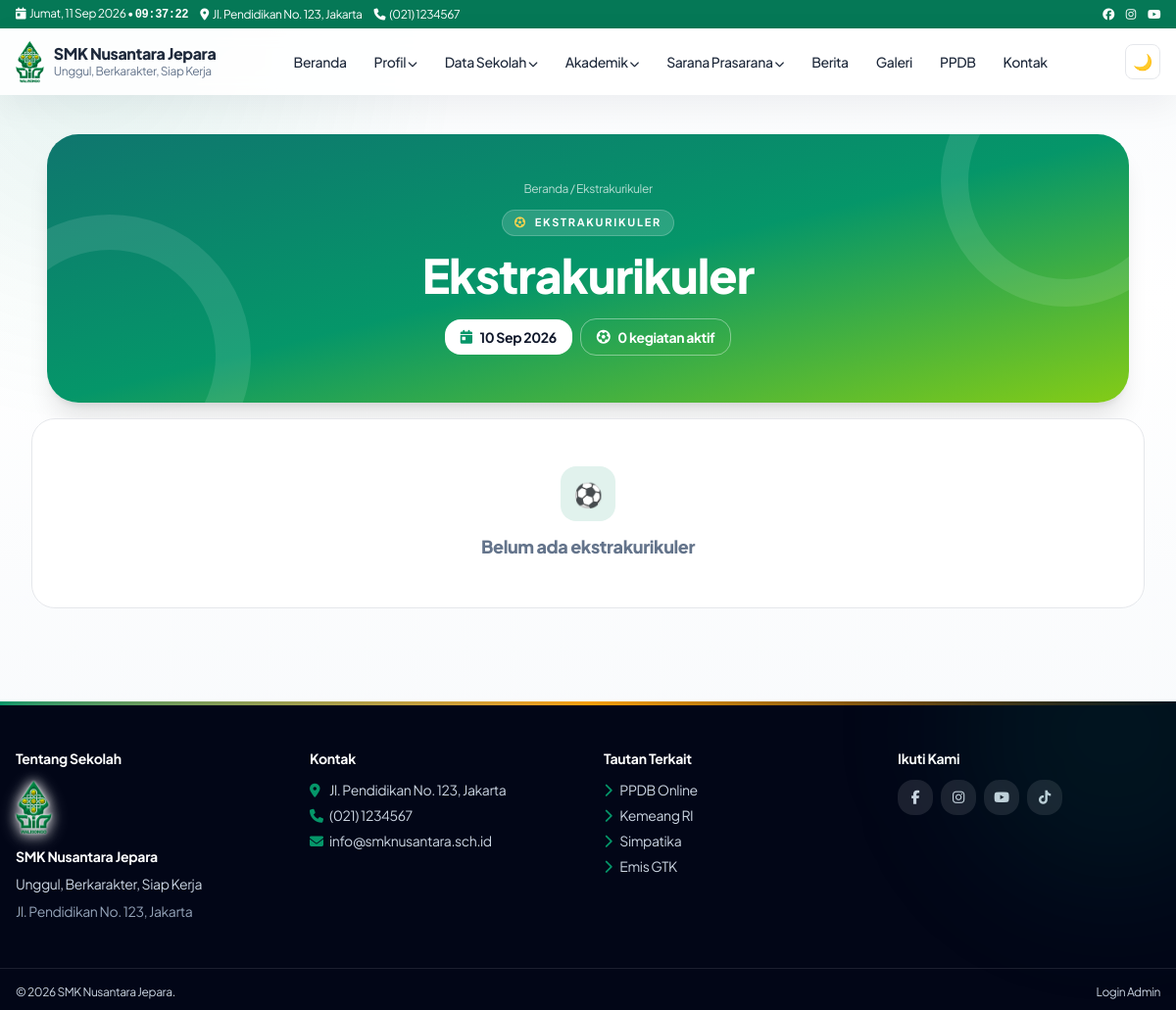
The page /ekstrakurikuler on the database its author committed.
### tables this page shows
CREATE TABLE IF NOT EXISTS settings (
  id INT UNSIGNED AUTO_INCREMENT PRIMARY KEY,
  `key` VARCHAR(100) NOT NULL UNIQUE,
  `value` TEXT DEFAULT NULL,
  updated_at TIMESTAMP DEFAULT CURRENT_TIMESTAMP ON UPDATE CURRENT_TIMESTAMP
);

CREATE TABLE IF NOT EXISTS menu_items (
  id INT UNSIGNED AUTO_INCREMENT PRIMARY KEY,
  menu_id INT UNSIGNED NOT NULL,
  parent_id INT UNSIGNED DEFAULT NULL,
  label VARCHAR(150) NOT NULL,
  url VARCHAR(500) NOT NULL,
  target VARCHAR(20) DEFAULT '_self',
  sort_order INT DEFAULT 0,
  is_active TINYINT(1) DEFAULT 1,
  kind VARCHAR(20) NOT NULL DEFAULT 'link',
  mega_id INT UNSIGNED DEFAULT NULL,
  INDEX idx_menu_parent (menu_id, parent_id, sort_order),
  CONSTRAINT fk_mi_menu FOREIGN KEY (menu_id) REFERENCES menus(id) ON DELETE CASCADE,
  CONSTRAINT fk_mi_parent FOREIGN KEY (parent_id) REFERENCES menu_items(id) ON DELETE CASCADE
);

CREATE TABLE IF NOT EXISTS widgets (
  id INT UNSIGNED AUTO_INCREMENT PRIMARY KEY,
  area VARCHAR(60) NOT NULL,
  type VARCHAR(60) NOT NULL,
  title VARCHAR(150) DEFAULT NULL,
  content MEDIUMTEXT DEFAULT NULL,
  animation VARCHAR(30) NOT NULL DEFAULT 'zoom',
  sort_order INT DEFAULT 0,
  is_active TINYINT(1) DEFAULT 1,
  INDEX idx_area (area, is_active, sort_order)
);

### core/Router.php (called while the page is built, shortened)
<?php
final class Router {
 public static function dispatch(): void {
  require ROOT . '/pages/router.php';
 }
}

### index.php (called while the page is built, shortened)
<?php
require __DIR__ . '/config/database.php';
Router::dispatch();

### core/Database.php (called while the page is built, shortened)
<?php
final class Database {
    private static ?PDO $pdo = null;
    public static function conn(): PDO {
        if (self::$pdo) return self::$pdo;
        $c = require dirname(__DIR__) . '/config/database.php';
        $dsn = "mysql:host={$c['host']};dbname={$c['name']};charset={$c['charset']}";
        self::$pdo = new PDO($dsn, $c['user'], $c['pass'], [
            PDO::ATTR_ERRMODE => PDO::ERRMODE_EXCEPTION,
            PDO::ATTR_DEFAULT_FETCH_MODE => PDO::FETCH_ASSOC,
            PDO::ATTR_EMULATE_PREPARES => false,
        ]);
        return self::$pdo;
    }
    public static function setting(string $key, string $def = ''): string {
        try {
            $s = self::conn()->prepare('SELECT `value` FROM settings WHERE `key`=?');
            $s->execute([$key]);
            return (string)($s->fetchColumn() ?? $def);
        } catch (Throwable) { return $def; }
    }
}

### core/Helper.php (called while the page is built, shortened)
<?php
final class Helper {
    public static function e(?string $v): string { return htmlspecialchars((string)$v, ENT_QUOTES, 'UTF-8'); }
    public static function url(string $p = ''): string { return rtrim(BASE_URL, '/') . '/' . ltrim($p, '/'); }
    public static function menuUrl(string $u): array {
        $u = trim($u);
        if ($u === '' || $u === '#') return ['#', '_self'];
        $low = strtolower($u);
        if (str_starts_with($low, 'http://') || str_starts_with($low, 'https://')) return [$u, '_blank'];
        return [self::url(ltrim($u, '/')), '_self'];
    }
    public static function upload(string $p): string { return self::url('assets/uploads/' . ltrim($p, '/')); }
}

### pages/ekskul.php (the view, shortened to what this page needs)
<?php if((Database::setting('ekskul_show','1')==='0')){ http_response_code(404); require ROOT.'/templates/error/404.php'; exit; } $rows=$db->query("SELECT * FROM extracurriculars WHERE is_active=1 ORDER BY sort_order")->fetchAll(); $ekTitle=Database::setting('ekskul_title','Ekstrakurikuler'); if(trim($ekTitle)==='')$ekTitle='Ekstrakurikuler'; $ekDesc=Database::setting('ekskul_desc',''); $metaTitle=$ekTitle.' - '.Database::setting('school_name','Sekolah'); require ROOT.'/templates/frontend/header.php'; ?>
<div class="w-full px-4 md:px-8 py-10">
<?php
$heroBadge='<i class="fa fa-futbol text-amber-300"></i>'.Helper::e($ekTitle);
$heroCrumb='<a href="'.Helper::url().'" class="hover:text-white">Beranda</a> / '.Helper::e($ekTitle);
require ROOT.'/templates/frontend/page-hero.php'; ?>
<div class="mt-4">
<?php $ekIcon=['fa-futbol','fa-campground','fa-palette','fa-music','fa-robot','fa-book-quran']; ?>
<?php if(!$rows): ?><div class="bg-white dark:bg-slate-800 border rounded-3xl p-12 text-center text-slate-500 reveal"><span class="w-14 h-14 rounded-2xl bg-emerald-100 grid place-items-center mx-auto text-2xl">⚽</span><p class="font-extrabold text-lg mt-3">Belum ada ekstrakurikuler</p></div><?php else: ?>
<?php $ekCols=Database::setting('ekskul_cols','3'); $ekGrid=$ekCols==='2'?'md:grid-cols-2':($ekCols==='4'?'sm:grid-cols-2 lg:grid-cols-4':'md:grid-cols-3'); ?>
<div class="grid <?= $ekGrid ?> gap-4"><?php foreach($rows as $i=>$r): $ic=$ekIcon[$i%count($ekIcon)]; ?>
<article class="bg-white dark:bg-slate-800 border dark:border-slate-700 rounded-3xl p-5 card-hover reveal">
<div class="flex items-center gap-3">
<span class="w-12 h-12 rounded-2xl bg-gradient-to-b from-emerald-500 to-teal-600 text-white grid place-items-center text-xl shrink-0"><i class="fa <?= $ic ?>"></i></span>
<div class="min-w-0"><h2 class="font-extrabold leading-snug"><?= Helper::e($r['name']) ?></h2></div>
</div>
<?php if(!empty($r['description'])): ?><p class="text-sm text-slate-600 dark:text-slate-300 mt-3 leading-relaxed text-justify"><?= nl2br(Helper::e($r['description'])) ?></p><?php endif; ?>
<?php if(!empty($r['coach'])): ?><div class="mt-3 flex items-center gap-2.5 rounded-xl bg-emerald-50 dark:bg-emerald-900/30 border border-emerald-100 dark:border-emerald-800 p-2.5"><span class="w-9 h-9 rounded-lg bg-emerald-600 text-white grid place-items-center shrink-0"><i class="fa fa-user-tie text-sm"></i></span><span class="min-w-0"><span class="block text-[10px] font-bold text-emerald-600 uppercase tracking-wide">Pembina</span><span class="block text-sm font-bold truncate"><?= Helper::e($r['coach']) ?></span></span></div><?php endif; ?>
<?php if(!empty($r['day'])||!empty($r['time'])): ?><div class="grid grid-cols-2 gap-2 mt-2 text-center">
<?php if(!empty($r['day'])): ?><div class="rounded-xl bg-amber-50 dark:bg-amber-900/30 p-2.5"><div class="text-[10px] font-bold text-amber-700 mb-0.5"><i class="fa fa-calendar-day mr-1"></i>Hari</div><div class="text-sm font-semibold"><?= Helper::e($r['day']) ?></div></div><?php endif; ?>
<?php if(!empty($r['time'])): ?><div class="rounded-xl bg-emerald-50 dark:bg-emerald-900/30 p-2.5"><div class="text-[10px] font-bold text-emerald-700 mb-0.5"><i class="fa fa-clock mr-1"></i>Jam</div><div class="text-sm font-semibold"><?= date('H:i', strtotime($r['time'])) ?></div></div><?php endif; ?>
</div><?php endif; ?>
<?php if(!empty($r['schedule']) && empty($r['coach']) && empty($r['day']) && empty($r['time'])): ?><div class="mt-2 rounded-xl bg-sky-50 dark:bg-sky-900/30 p-2.5 text-center"><div class="text-[10px] font-bold text-sky-700 mb-0.5"><i class="fa fa-location-dot mr-1"></i>Tempat</div><div class="text-sm font-semibold"><?= Helper::e($r['schedule']) ?></div></div><?php endif; ?>
<?php if(!empty($r['schedule']) && (!empty($r['coach']) || !empty($r['day']) || !empty($r['time']))): ?><div class="mt-2 rounded-xl bg-sky-50 dark:bg-sky-900/30 p-2.5 text-center"><div class="text-[10px] font-bold text-sky-700 mb-0.5"><i class="fa fa-location-dot mr-1"></i>Tempat</div><div class="text-sm font-semibold"><?= Helper::e($r['schedule']) ?></div></div><?php endif; ?>
</article>
<?php endforeach; ?></div><?php endif; ?></div>
<?php require ROOT.'/templates/frontend/footer.php'; ?>

### templates/frontend/navbar.php (shortened to what this page needs)
<?php
$top_addr = Database::setting('address','Jl. Pendidikan No.123');
$top_phone = Database::setting('phone','(021) 1234567');
$school = Database::setting('school_name','SMK Nusantara');
$tagline = Database::setting('tagline','Unggul, Berkarakter');
$logo = Database::setting('logo','');
try {
$db = Database::conn();
$mm = $db->query("SELECT * FROM menus WHERE location='primary' LIMIT 1")->fetch();
$items = [];
if ($mm) {
  $st = $db->prepare("SELECT * FROM menu_items WHERE menu_id=? AND is_active=1 ORDER BY sort_order");
  $st->execute([$mm['id']]); $items = $st->fetchAll();
}
} catch (Throwable) { $items=[]; $mega=[]; }
function menuTree($items,$parent=null){ $o=[]; foreach($items as $i){ if(($i['parent_id']??null)==$parent) $o[]=$i; } return $o; }
function menuLink($u,$forceTarget=null){ [$href,$t]=Helper::menuUrl($u); $t=$forceTarget?:$t; return 'href="'.Helper::e($href).'"'.($t==='_blank'?' target="_blank" rel="noopener noreferrer"':''); }
?>
<div class="bg-emerald-700 text-white text-xs block"><div class="max-w-7xl mx-auto px-4 py-1.5 flex justify-between items-center gap-2">
<div class="flex gap-3 min-w-0 items-center flex-wrap"><span class="shrink-0"><i class="fa fa-calendar-day mr-1"></i><span data-clock-date><?= Helper::tgl(date('Y-m-d')) ?></span> • <span data-clock-time class="font-mono font-bold"><?= date('H:i:s') ?></span></span><span class="hidden sm:inline truncate"><i class="fa fa-location-dot mr-1"></i><?= Helper::e($top_addr) ?></span><span class="hidden md:inline"><i class="fa fa-phone mr-1"></i><?= Helper::e($top_phone) ?></span><span class="hidden xl:inline"><i class="fa fa-envelope mr-1"></i><?= Helper::e($top_email) ?></span></div>
<div class="flex gap-3 shrink-0"><a href="#" aria-label="Facebook"><i class="fab fa-facebook"></i></a><a href="#" aria-label="Instagram"><i class="fab fa-instagram"></i></a><a href="#" aria-label="Youtube"><i class="fab fa-youtube"></i></a></div>
</div></div>
<header id="mainNav" class="sticky top-0 z-50 bg-white/90 dark:bg-slate-900/90 backdrop-blur border-b-0 transition">
<div class="max-w-7xl mx-auto px-4 py-3 flex items-center justify-between gap-3">
<a href="<?= Helper::url() ?>" class="flex items-center gap-2.5"><?php if($logo): ?><img src="<?= Helper::upload($logo) ?>" alt="Logo <?= Helper::e($school) ?>" class="h-11 w-auto object-contain shrink-0"><?php else: ?><span class="w-11 h-11 rounded-xl bg-emerald-600 text-white grid place-items-center font-bold shadow-sm"><?= Helper::e(mb_substr($school,0,1)) ?></span><?php endif; ?><span><span class="block font-extrabold leading-tight"><?= Helper::e($school) ?></span><span class="block text-xs text-slate-500"><?= Helper::e($tagline) ?></span></span></a>
<nav class="hidden lg:flex items-center gap-1 text-sm font-medium" id="deskMenu">
<?php foreach(menuTree($items) as $m): $ch=menuTree($items,$m['id']); $hasMega=false;
if(!$hasMega){ foreach($mega as $g){ if(($g['label']??'')===$m['label']) $hasMega=$g; } } ?>
<?php if($hasMega): $cols=json_decode($hasMega['columns_json']??'[]',true)?:[]; ?>
<div class="relative group"><button class="px-3 py-2 rounded-lg hover:bg-emerald-50"><?= Helper::e($m['label']) ?> <i class="fa fa-chevron-down text-[10px]"></i></button>
<div class="absolute left-1/2 -translate-x-1/2 top-full pt-2 opacity-0 invisible group-hover:opacity-100 group-hover:visible transition"><div class="bg-white dark:bg-slate-800 rounded-2xl shadow-xl border p-6 grid grid-cols-3 gap-6 w-[640px] max-w-[90vw]">
<?php foreach($cols as $c): ?><div><p class="font-bold text-xs uppercase text-emerald-700 mb-2"><?= Helper::e($c['title']??'') ?></p><?php foreach($c['links']??[] as $l): ?><a href="<?= Helper::e($l['url']??'#') ?>" class="block py-1 text-slate-600 dark:text-slate-300 hover:text-emerald-600"><?= Helper::e($l['label']??'') ?></a><?php endforeach; ?></div><?php endforeach; ?>
</div></div></div>
<?php elseif($ch): ?><div class="relative group"><a <?= menuLink($m['url'],$m['target']??null) ?> class="px-3 py-2 rounded-lg hover:bg-emerald-50 inline-block"><?= Helper::e($m['label']) ?> <i class="fa fa-chevron-down text-[10px]"></i></a>
</div>
<?php else: ?><a <?= menuLink($m['url'],$m['target']??null) ?> class="px-3 py-2 rounded-lg hover:bg-emerald-50"><?= Helper::e($m['label']) ?></a><?php endif; ?><?php endforeach; ?>
</nav>
<div class="flex items-center gap-2"><button id="darkBtn" class="w-9 h-9 rounded-lg border grid place-items-center" aria-label="Tema"></button></div>
</div>
</header>

### templates/frontend/footer.php (shortened to what this page needs)
</main>
<?php
$ft = Database::setting('footer_text',Database::setting('school_name',''));
$footerWidgets=[];
try{$footerWidgets=Database::conn()->query("SELECT * FROM widgets WHERE area='footer' AND is_active=1 ORDER BY sort_order,id")->fetchAll();}catch(Throwable){$footerWidgets=[];}
function renderFw($fw,$db){
  $fwc=trim((string)($fw['content']??'')); $t=$fw['type'];
  if($t==='about'){
    $school=Database::setting('school_name',''); $tagline=Database::setting('tagline',''); $addr=Database::setting('address','');
    $schoolLogo=Helper::upload(Database::setting('logo',''));
    if(Database::setting('logo','')){echo '<img src="'.$schoolLogo.'" alt="" class="h-14 w-auto object-contain mb-3" style="filter:drop-shadow(0 0 1px #fff) drop-shadow(0 0 6px rgba(255,255,255,.9)) drop-shadow(0 2px 8px rgba(255,255,255,.45))">';}
    echo '<h4 class="font-bold text-white mb-2">'.Helper::e($school).'</h4><p>'.Helper::e($tagline).'</p><p class="mt-2 text-slate-400">'.Helper::e($addr).'</p>';
    return;
  }
  if($t==='links'){ $lnks=json_decode((string)$fwc,true)?:[]; echo '<div class="grid gap-1.5">'; foreach($lnks as $lk){ $lbl=trim($lk['label']??''); $href=trim($lk['url']??''); [$fhref,$auto]=Helper::menuUrl($href); $tgt=(($lk['target']??'')==='_blank'||$auto==='_blank')?' target="_blank" rel="noopener noreferrer"':''; echo '<a href="'.Helper::e($fhref).'"'.$tgt.' class="text-sm hover:text-white hover:translate-x-1 transition"><i class="fa fa-chevron-right text-emerald-500 mr-2"></i>'.Helper::e($lbl).'</a>'; } echo '</div>'; return; }
  if($t==='contact'){ echo '<div class="grid gap-1.5 text-sm"><p><i class="fa fa-location-dot text-emerald-500 w-5"></i>'.Helper::e(Database::setting('address','-')).'</p><p><i class="fa fa-phone text-emerald-500 w-5"></i>'.Helper::e(Database::setting('phone','-')).'</p><p><i class="fa fa-envelope text-emerald-500 w-5"></i>'.Helper::e(Database::setting('email','-')).'</p></div>'; return; }
  if($t==='social'){ echo '<div class="flex flex-wrap gap-2">'; foreach(['facebook'=>'fa-facebook-f','instagram'=>'fa-instagram','youtube'=>'fa-youtube','tiktok'=>'fa-tiktok'] as $fsn=>$fsi){$fsu=Database::setting($fsn,'');if(!$fsu)continue;echo '<a href="'.Helper::e($fsu).'" target="_blank" rel="noopener noreferrer" class="w-9 h-9 rounded-xl bg-white/10 grid place-items-center hover:bg-emerald-600" aria-label="'.ucfirst($fsn).'"><i class="fab '.$fsi.'"></i></a>';} echo '</div>'; return; }
}
?>
<footer class="relative overflow-hidden bg-slate-950 text-slate-300 mt-auto w-full">
<div class="absolute inset-x-0 top-0 h-1 bg-gradient-to-r from-emerald-600 via-amber-500 to-emerald-600"></div>
<div class="absolute -top-32 -right-24 w-80 h-80 rounded-full bg-emerald-600/10 blur-3xl pointer-events-none"></div>
<div class="max-w-7xl mx-auto px-4 py-12 grid md:grid-cols-4 gap-8 text-sm">
<?php foreach($footerWidgets as $fw): ?>
<div><h4 class="font-bold text-white mb-3"><?= Helper::e($fw['title']?:'Informasi') ?></h4>
<?php renderFw($fw,$db); ?></div>
<?php endforeach; ?>
</div>
<div class="border-t border-white/10"><div class="max-w-7xl mx-auto px-4 py-4 flex flex-col md:flex-row justify-between text-xs gap-2">
<span>&copy; <?= date('Y') ?> <?= Helper::e($ft) ?>.</span>
<a href="<?= Helper::url('admin/login') ?>" target="_blank" rel="noopener noreferrer" class="hover:text-white">Login Admin</a>
</div></div>
</footer>
</body></html>

### assets/css/style.css (style rules this page uses)
:root { --font-body:"Plus Jakarta Sans",system-ui,-apple-system,"Segoe UI",sans-serif }
html,body,input,select,textarea,button { font-family:var(--font-body)!important }
h1,h2,h3,h4 { font-family:var(--font-body)!important;letter-spacing:-.02em;font-weight:800 }
.reveal { opacity:1 }
.reveal.show { animation:revealIn .7s cubic-bezier(.16,1,.3,1) both }
.card-hover,[class*="rounded-2xl"].border,[class*="rounded-3xl"].border { transition:transform .28s cubic-bezier(.16,1,.3,1),box-shadow .28s ease,border-color .28s ease }
html,body { max-width:100%;overflow-x:clip }
body { position:relative }
main,header,footer { max-width:100% }
img,video,iframe { max-width:100%;height:auto }
main>div { max-width:100%;min-width:0 }
.reveal { min-width:0;max-width:100%;overflow-wrap:anywhere }
html { height:100% }
body.site-shell { min-height:100vh;display:flex;flex-direction:column }
body.site-shell>footer { margin-top:auto;flex-shrink:0;width:100% }

### rows shown on the page
settings: value "Jl. Pendidikan No. 123, Jakarta"
settings: value "(021) 1234567"
settings: value (picture)
settings: value "SMK Nusantara Jepara"
settings: value "Unggul, Berkarakter, Siap Kerja"
menu_items: label "Beranda"
menu_items: label "Profil"
menu_items: label "Data Sekolah"
menu_items: label "Akademik"
menu_items: label "Sarana Prasarana"
menu_items: label "Berita"
menu_items: label "Galeri"
menu_items: label "PPDB", lbl "Kemeang RI", lbl "Simpatika", lbl "Emis GTK"
menu_items: label "Kontak"
settings: value "Ekstrakurikuler", value "EKSTRAKURIKULER"
widgets: title "Tentang Sekolah", settings.value (picture), settings.value "SMK Nusantara Jepara", settings.value "Unggul, Berkarakter, Siap Kerja", settings.value "Jl. Pendidikan No. 123, Jakarta"
widgets: title "Kontak", settings.value "Jl. Pendidikan No. 123, Jakarta", settings.value "(021) 1234567", settings.value "info@smknusantara.sch.id"
widgets: title "Tautan Terkait", type "links" (drawn), lbl "PPDB Online"
widgets: title "Ikuti Kami", type "social" (drawn)

### other values the page prints
Helper::e($heroTitle) "Ekstrakurikuler"
Helper::e($st['label']??'') "10 Sep 2026"
Helper::e($st['label']??'') "0 kegiatan aktif"
